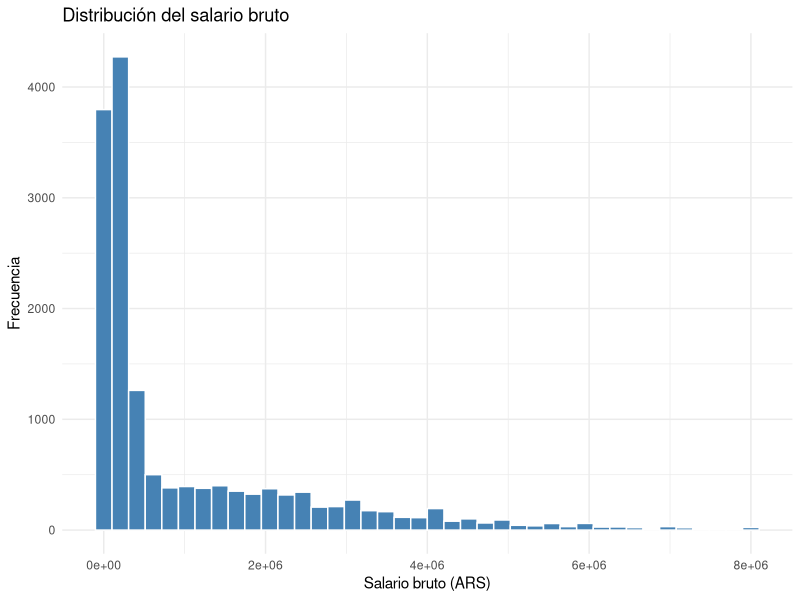
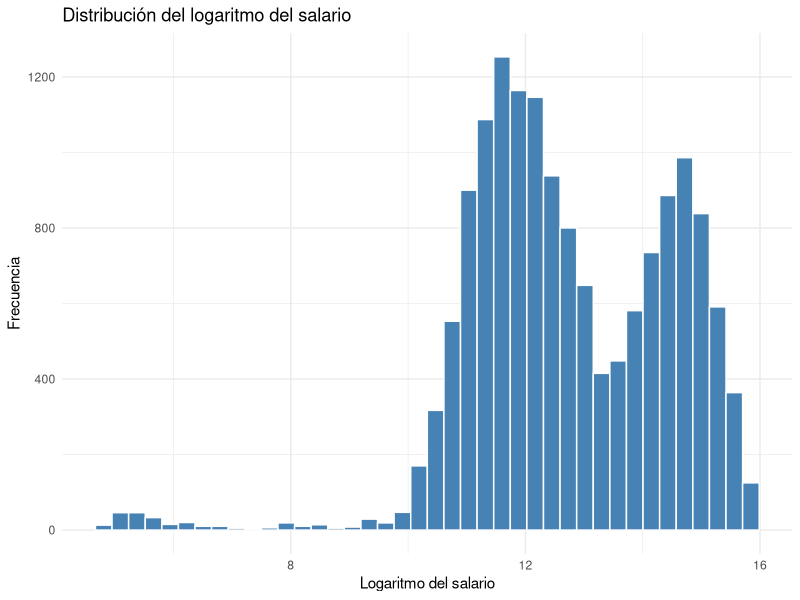
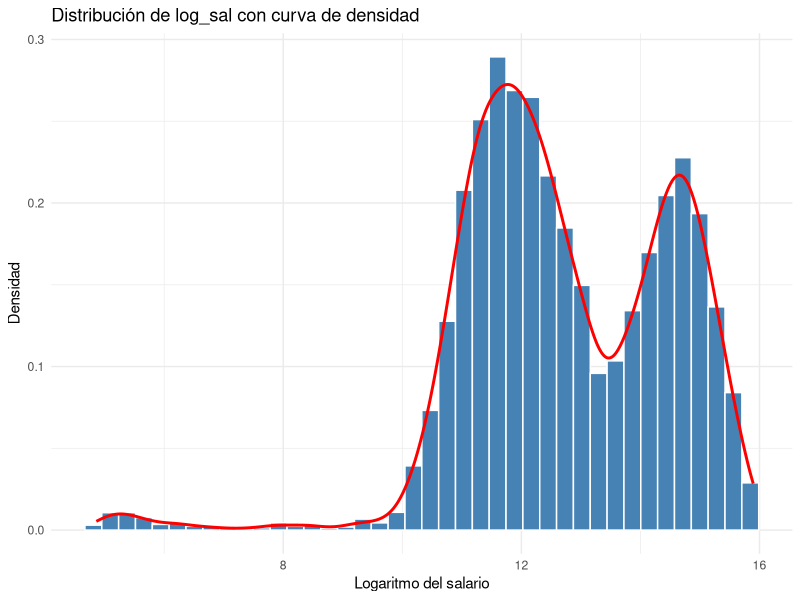
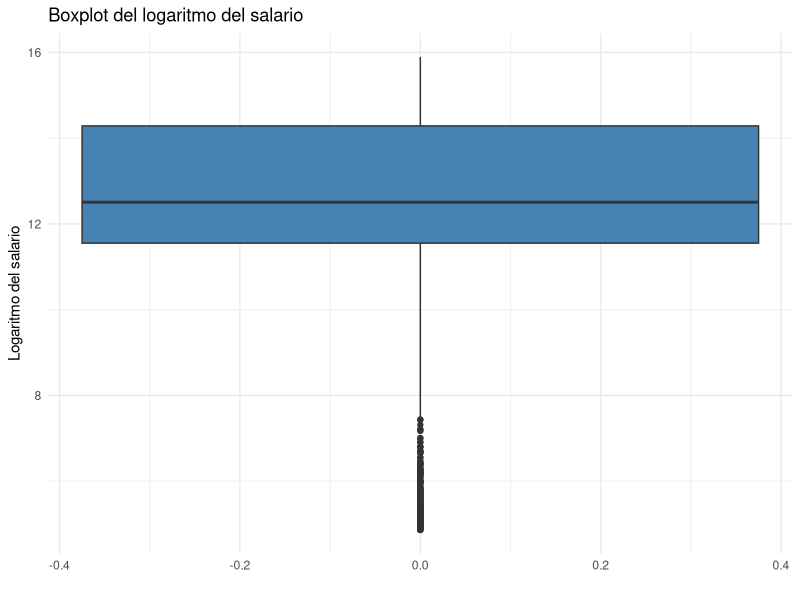
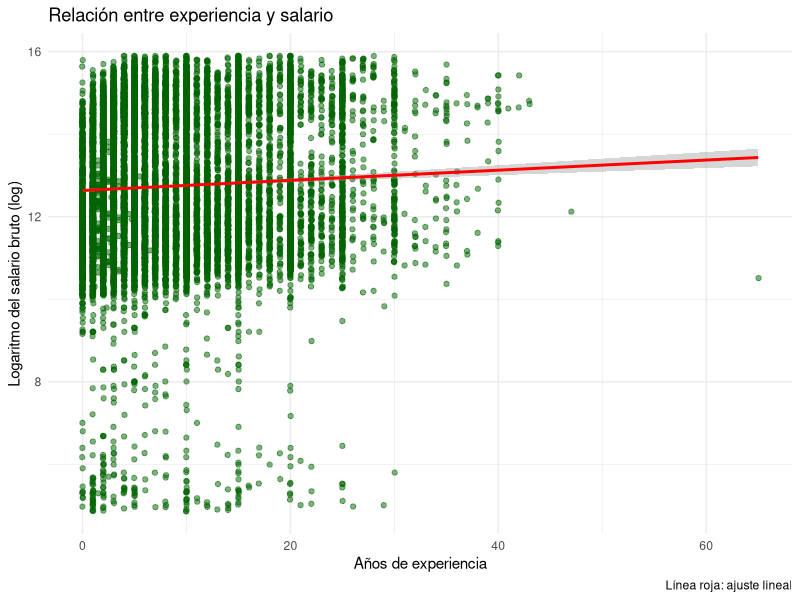
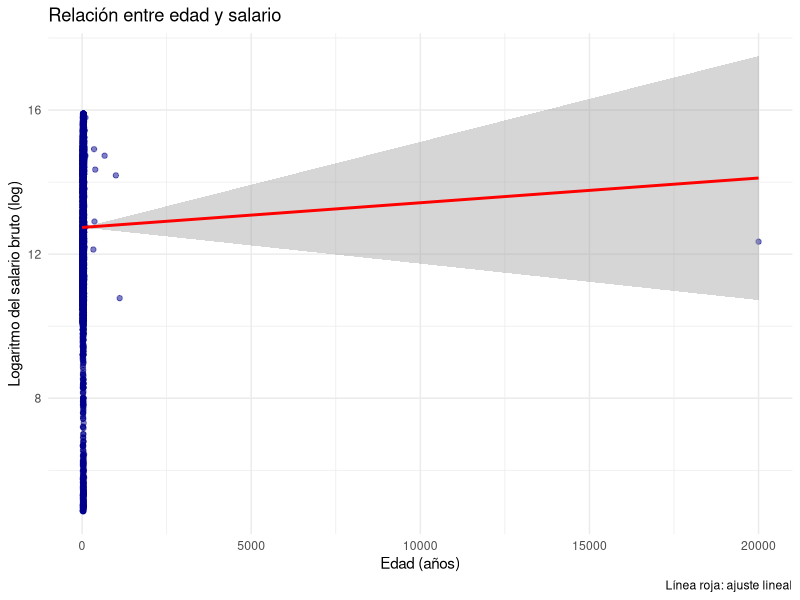
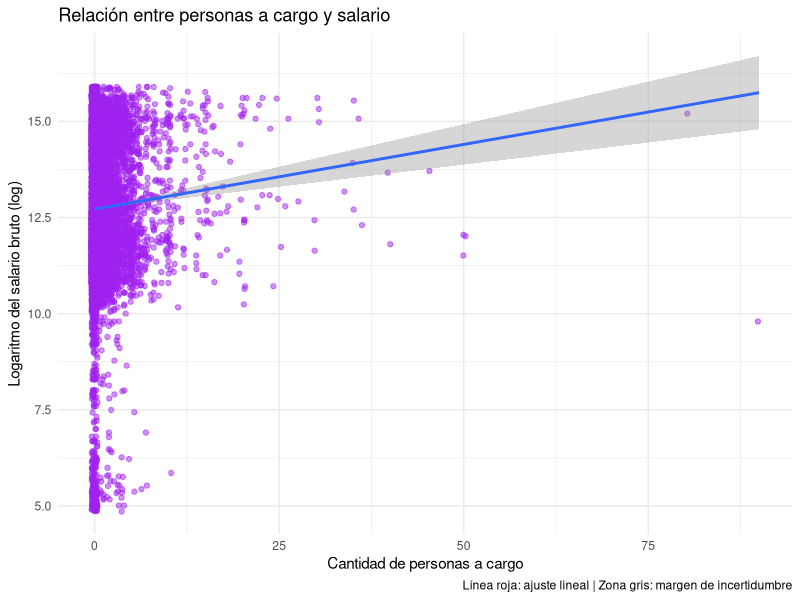
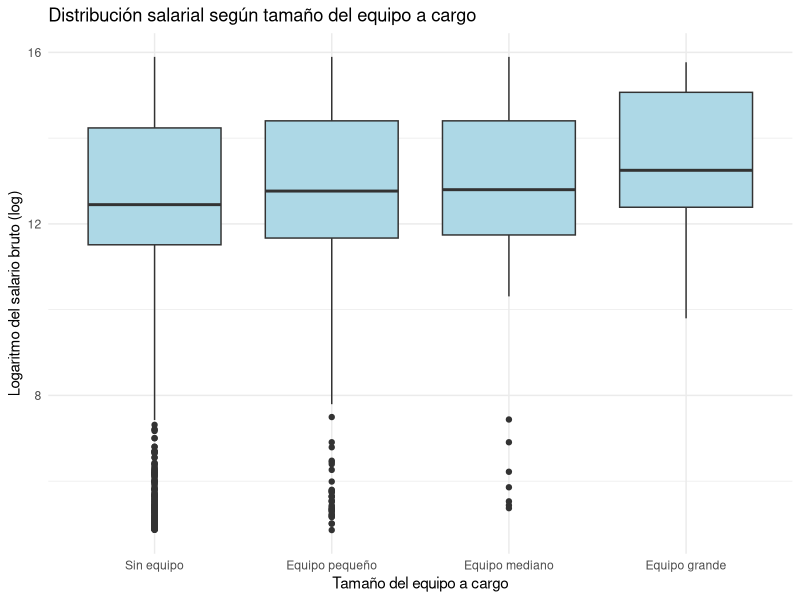

Recreate these plots in R, in order.
# -----------------------------------------------------------------------------
# 03_EDA.R
# -----------------------------------------------------------------------------

library(tidyverse)

#INDICE

# 1. CARGA DEL DATASET 
# 2. ESTRUCTURA GENERAL 
# 3. CALIDAD DE DATOS 
# 4. DISTRIBUCIONES UNIVARIADAS 
# 5. DISTRIBUCIÓN DE LA VARIABLE OBJETIVO 
# 6. VARIABLES NUMÉRICAS 
# 7. VARIABLES CATEGÓRICAS 
# 8. VARIABLES POTENCIALMENTE CONFUNDIDORAS 
# 9. REGIÓN Y ROLES 
# 10. CONCLUSIONES DEL EDA

# -----------------------------------------------------------------------------
# 1. CARGA DEL DATASET LIMPIO
# -----------------------------------------------------------------------------

df <- read_csv(
  "data/processed/df_sysarmy.csv")

# -----------------------------------------------------------------------------
# 2. ESTRUCTURA GENERAL
# -----------------------------------------------------------------------------

glimpse(df)
dim(df)
colnames(df)

# -----------------------------------------------------------------------------
# 3. CALIDAD DE DATOS
# -----------------------------------------------------------------------------


colSums(is.na(df))
sort(colSums(is.na(df)), decreasing = TRUE)



df %>%
  group_by(anio,semestre) %>%
  summarise(
    registros = n(),
    seniority_na = sum(is.na(seniority)),
    dolarizado_na = sum(is.na(sueldo_dolarizado)),
    modalidad_na = sum(is.na(modalidad)),
    uso_ia_na = sum(is.na(uso_ia))
  )


# CONCLUSION:
# Las variables PRINCIPALES utilizadas para el analisis no presentan
# valores faltantes.
#
# Seniority, sueldo_dolarizado y uso_ia representan aproximadamente
# un 67% de valores faltantes. Sin embargo, en el ultimo analisis que hicimos
# (por periodos) nos muestra que estos faltantes no son aleatorios.
#
# Las variables seniority, sueldo_dolarizado y uso_ia se encuentran
# disponibles a partir de la encuesta del periodo 2024.1,
# mientras que modalidad aparece a partir de 2022.2.
#
# Por lo tanto, los valores faltantes responden a cambios en el
# cuestionario de Sysarmy entre distintos períodos y no a errores
# de carga o falta de respuesta de los encuestados.



# -----------------------------------------------------------------------------
# 4. DISTRIBUCIONES UNIVARIADAS
# -----------------------------------------------------------------------------

### VARIABLES CATEGORICAS

# grupo_rol — "Data Platform / MLOps" representa el ~50% del dataset.
df %>%
  count(grupo_rol)%>%
  mutate(
    porcentaje = round(n/sum(n)*100,1)
  )

# Distribución de seniority — Nota: ~67% NA corresponden a períodos 2019-2023
df %>%
  count(seniority)%>%
  mutate(
    porcentaje = round(n/sum(n)*100,1)
  )

# genero_simple — Nota: ~82% Hombre, representación femenina baja (14%)
df %>%
  count(genero_simple)%>%
  mutate(
    porcentaje = round(n/sum(n)*100,1)
  )

# modalidad — Nota: ~46% NA (períodos pre-2022); entre los disponibles, 50% remoto
df %>%
  count(modalidad)%>%
  mutate(
    porcentaje = round(n/sum(n)*100,1)
  )

# gente_a_cargo_grupo — Nota: ~80% sin equipo a cargo
df %>%
  count(gente_a_cargo_grupo)%>%
  mutate(
    porcentaje = round(n/sum(n)*100,1)
  )


### VARIABLES NUMERICAS


# sal_bruto: media (1.049.037) - mediana (270.000) — distribucion asimetrica
# confirma uso de log_sal como variable objetivo
summary(df$sal_bruto)

# log_sal: media (12.74) y mediana (12.51) mas cercanas - buen uso de log()
summary(df$log_sal)

# experiencia: mediana 6 anios, máximo 65 — posible outlier en el maximo
summary(df$experiencia)

# edad: rango 17-70, 5 NA — no afectan el analisis
summary(df$edad)

# gente_a_cargo: mediana 0, media 0.74 — 80% sin equipo, distribucion muy sesgada
summary(df$gente_a_cargo)



# -----------------------------------------------------------------------------
# 5. DISTRIBUCION DE LA VARIABLE OBJETIVO
# -----------------------------------------------------------------------------


  ggplot(df, aes(x = sal_bruto)) +
    geom_histogram(
      bins = 40,
      fill = "steelblue",
      color = "white"
    ) +
    labs(
      title = "Distribución del salario bruto",
      x = "Salario bruto (ARS)",
      y = "Frecuencia"
    ) +
    theme_minimal()



ggplot(df, aes(x = log_sal)) +
  geom_histogram(
    bins = 40,
    fill = "steelblue",
    color = "white"
  ) +
  labs(
    title = "Distribución del logaritmo del salario",
    x = "Logaritmo del salario",
    y = "Frecuencia"
  ) +
  theme_minimal()


# Histograma con densidad — linea roja muestra curva de densidad estimada
# Grafico principal de esta seccion — se observa distribución bimodal
# Dos picos sugieren dos grupos salariales distintos (pesos vs dolares)
ggplot(df, aes(x = log_sal)) +
  geom_histogram(
    aes(y = after_stat(density)),
    bins = 40, fill = "steelblue",color = "white"
  ) +
  geom_density(color = "red", size = 1) +
  labs(
    title = "Distribución de log_sal con curva de densidad",
    x = "Logaritmo del salario",
    y = "Densidad"
  )+
  theme_minimal()


ggplot(df, aes(y = log_sal)) +
  geom_boxplot(fill = "steelblue") +
  labs(
    title = "Boxplot del logaritmo del salario",
    y = "Logaritmo del salario",
    x = ""
  ) +
  theme_minimal()

# -----------------------------------------------------------------------------
# 6. VARIABLES NUMERICAS
# -----------------------------------------------------------------------------


# Relacion entre Experiencia y salario
# Relacion positiva debil — experiencia sola no determina el salario
# Alta dispersion vertical
# La mayoria de observaciones se encuentran entre 0 y 20 anios de experiencia
ggplot(df, aes(x = experiencia, y = log_sal)) +
  geom_jitter(alpha = 0.5, color = "darkgreen") +
  geom_smooth(method = "lm", color = "red") +
  labs(
    title = "Relación entre experiencia y salario",
    x = "Años de experiencia",
    y = "Logaritmo del salario bruto (log)",
    caption = "Línea roja: ajuste lineal"
  )+
  theme_minimal()



# Relacion entre Edad y salario
# Tendencia positiva similar a experiencia pero con mayor dispersion
# Edad y experiencia probablemente correlacionadas — riesgo de multicolinealidad
# Se evaluara incluir solo una de las dos en el modelo final
ggplot(df, aes(x = edad, y = log_sal)) +
  geom_jitter(alpha = 0.5, color = "darkblue") +
  geom_smooth(method = "lm", color = "red") +
  labs(
    title = "Relación entre edad y salario",
    x = "Edad (años)",
    y = "Logaritmo del salario bruto (log)",
    caption = "Línea roja: ajuste lineal"
  ) +
  theme_minimal()


# Relacion entre Personas a cargo y salario
# 80% de observaciones en x=0 — ajuste lineal poco confiable
# Zona gris del lm se abre hacia la derecha por escasez de datos en valores altos
# El boxplot por grupos probablemente sea mas informativo para esta variable
ggplot(df, aes(x = gente_a_cargo, y = log_sal)) +
  geom_jitter(alpha = 0.5, color = "purple") +
  geom_smooth(method = "lm") +
  labs(
    title = "Relación entre personas a cargo y salario",
    x = "Cantidad de personas a cargo",
    y = "Logaritmo del salario bruto (log)",
    caption = "Línea roja: ajuste lineal | Zona gris: margen de incertidumbre"
  ) +
  theme_minimal()

# Relacion entre Grupo de personas a cargo y salario
# Mediana salarial aumenta progresivamente con el tamaño del equipo
# Cajas de tamaño similar — dispersion parecida entre los grupos
# Equipo grande tiene pocos casos
ggplot(df, aes(x = factor(gente_a_cargo_grupo, 
                           levels = c("Sin equipo","Equipo pequeño",
                                      "Equipo mediano","Equipo grande")), 
                y = log_sal)) +
  geom_boxplot(fill = "lightblue") +
  labs(
    title = "Distribución salarial según tamaño del equipo a cargo",
    x = "Tamaño del equipo a cargo",
    y = "Logaritmo del salario bruto (log)"
  )+
  theme_minimal()



# CONCLUSION SECCION 6:
# Las tres variables numericas muestran relacion positiva con el salario
# pero con alta dispersion — ninguna explica el salario de forma aislada.
# Edad y experiencia probablemente correlacionadas — evaluar multicolinealidad.




# -----------------------------------------------------------------------------
# 7. VARIABLES CATEGORICAS
# -----------------------------------------------------------------------------


# SENIORITY
# Variable con separación clara entre los tres niveles
# Medianas crecen progresivamente: Junior < Semi-Senior < Senior
# Senior tiene levemente la caja con mayor dispersión
ggplot(df %>% filter(!is.na(seniority)), 
       aes(x = seniority, y = log_sal, fill = seniority)) +
  geom_boxplot() +
  labs(
    title = "Distribución salarial según seniority",
    x = "Seniority",
    y = "Logaritmo del salario bruto (log)",
    caption = "Solo períodos 2024-2026 | n = 5.091 observaciones"
  )+
  theme_minimal()


# MODALIDAD
# Presencial muestra mediana levemente inferior y menor dispersión
# Medianas similares entre Remoto e Hibrido
# Modalidad no pareciera ser un determinante relevante del salario

ggplot(df %>% filter(!is.na(modalidad)),
       aes(x = modalidad, y = log_sal, fill = modalidad)) +
  geom_boxplot() +
  labs(
    title = "Distribución salarial según modalidad de trabajo",
    x = "Modalidad de trabajo",
    y = "Logaritmo del salario bruto (log)",
    caption = "Períodos 2019-2022 | n = 8.195 observaciones"
  ) +
  theme_minimal()


# DOLARIZACION
# Diferencia salarial mas pronunciada de todas las variables categóricas
# Dolarizado: mediana 14.9 ($2.916.000) vs No dolarizado: 14.6 ($2.180.000)
# Confirma hipotesis de bimodalidad observada en sección 5

ggplot(df %>% filter(!is.na(sueldo_dolarizado)),
       aes(x = factor(sueldo_dolarizado, 
                      labels = c("No dolarizado", "Dolarizado")),
           y = log_sal,
           fill = factor(sueldo_dolarizado))) +
  geom_boxplot() +
  labs(
    title = "Distribución salarial según dolarización del sueldo",
    x = "Tipo de sueldo",
    y = "Logaritmo del salario bruto (log)",
    caption = "Solo períodos 2024-2026 | n = 5.091 observaciones"
  ) +
  theme_minimal()

# Tabla de apoyo para visualizar mediana de log_sal segun sueldo dolarizado 
# TRUE o FALSE

df %>%
  filter(!is.na(sueldo_dolarizado)) %>%
  group_by(sueldo_dolarizado) %>%
  summarise(
    mediana = median(log_sal, na.rm = TRUE),
    mediana_pesos = median(sal_bruto, na.rm = TRUE),
    n = n()
  )


# RELACION ENTRE EXPERIENCIA y SALARIO SEGUN DOLARIZACION
# Brecha salarial entre dolarizados y no dolarizados se mantiene en toda 
# la trayectoria
# Las líneas no son paralelas — brecha crece levemente con la experiencia
# Dolarizar el sueldo tiene mayor impacto salarial a largo plazo

ggplot(df %>% filter(!is.na(sueldo_dolarizado)),
       aes(x = experiencia, 
           y = log_sal,
           color = factor(sueldo_dolarizado, 
                          labels = c("No dolarizado", "Dolarizado")))) +
  geom_point(alpha = 0.4, size = 0.8) +
  geom_smooth(method = "lm", se = TRUE) +
  labs(
    title = "Relación entre experiencia y salario según dolarización",
    x = "Años de experiencia",
    y = "Logaritmo del salario bruto (log)",
    color = "Tipo de sueldo",
    caption = "Línea: ajuste lineal con intervalo de confianza al 95% | Solo períodos 2024-2026"
  ) +
  theme_minimal()



# TAMANO DE LA EMPRESA
# Medianas similares entre todos los tamaños — sin tendencia clara ni consistente
# Leve variacion en tramos intermedios pero se estabiliza en empresas grandes
# Tamaño de empresa no parece ser un predictor relevante del salario

ggplot(df %>% filter(!is.na(tam_empresa)),
       aes(x = factor(tam_empresa, 
                      levels = c("1", "2-10", "11-50", "51-100", 
                                 "101-200", "201-500", "501-1000", 
                                 "1001-2000", "2001-5000", 
                                 "5001-10000", "+10000")), 
           y = log_sal)) +
  geom_boxplot(fill = "steelblue") +
  labs(
    title = "Distribución salarial según tamaño de la organización",
    x = "Cantidad de personas en la organización",
    y = "Logaritmo del salario bruto (log)"
  ) +
  theme(
    legend.position = "none",
    axis.text.x = element_text(angle = 45, hjust = 1)
  )+
  theme_minimal()



# CONCLUSION SECCION 7:
# Seniority y dolarización son las variables categóricas con mayor poder discriminante.
# Modalidad y tamaño de empresa no muestran diferencias salariales relevantes.
# Dolarización confirma hipótesis de bimodalidad — brecha del 34% en salario bruto.

# Tablas de apoyo

# mediana por seniority

df %>%
  group_by(seniority) %>%
  summarise(
    mediana_salario = median(sal_bruto, na.rm = TRUE),
    cantidad = n()
  )


# mediana por modalidad

df %>%
  group_by(modalidad) %>%
  summarise(
    mediana_salario = median(sal_bruto, na.rm = TRUE),
    cantidad = n()
  )


# mediana por sueldo dolarizado

df %>%
  group_by(sueldo_dolarizado) %>%
  summarise(
    mediana_salario = median(sal_bruto, na.rm = TRUE),
    cantidad = n()
  )


# -----------------------------------------------------------------------------
# 8. VARIABLES POTENCIALMENTE CONFUNDIDORAS
# -----------------------------------------------------------------------------



# GENERO
# Sin controlar por seniority — mujeres muestran mediana levemente superior
# Conclusion apresurada: no hay brecha salarial de genero
# Este grafico solo es el punto de partida — ver gráficos 2 y 3
ggplot(df,
       aes(x = genero_simple, y = log_sal, fill = genero_simple)) +
  geom_boxplot() +
  labs(
    title = "Distribución salarial según género",
    x = "Género",
    y = "Logaritmo del salario bruto (log)"
  ) +
  theme_minimal()


# Controlando por seniority - distribuciones de hombre y mujer muy similares
# El patron Junior < Semi-Senior < Senior se repite igual en ambos generos.
# La brecha que observamos en el grafico 1 desaparece al controlar por seniority.
ggplot(df %>% filter(!is.na(seniority)),
       aes(x = genero_simple, y = log_sal, fill = seniority)) +
  geom_boxplot() +
  labs(
    title = "Distribución salarial según género y seniority",
    x = "Género",
    y = "Logaritmo del salario bruto (log)",
    fill = "Seniority",
    caption = "Solo períodos 2024-2026 | n = 5.091 observaciones"
  ) +
  theme_minimal()



# Hombres tienen mayor proporcion de Senior (~50%) vs mujeres (~30%)
# Mujeres tienen mayor proporcion de Junior y Semi-Senior
# Explica porque el genero parece relevante sin controlar si 
# es el seniority el factor real
ggplot(df %>% filter(!is.na(seniority)),
       aes(x = genero_simple, fill = seniority)) +
  geom_bar(position = "fill") +
  labs(
    title = "Proporción de seniority según género",
    x = "Género",
    y = "Proporción",
    fill = "Seniority",
    caption = "Solo períodos 2024-2026 | n = 5.091 observaciones"
  ) +
  theme_minimal()


# Tabla de apoyo

df %>%
  group_by(grupo_rol) %>%
  summarise(
    mediana_salario = median(sal_bruto, na.rm = TRUE),
    cantidad = n()
  ) %>%
  arrange(desc(mediana_salario))



# OBSERVACIONES: 

# -----------------------------------------------------------------------------
# 9. REGIONES Y ROLES
# -----------------------------------------------------------------------------

# Salario según región
# Grafico región — GBA/Prov. BA tiene una caja muy compacta y alta. 


ggplot(df,
       aes(x = region, y = log_sal, fill = region)) +
  geom_boxplot() +
  labs(
    title = "Distribución salarial según región",
    x = "Región",
    y = "Logaritmo del salario bruto (log)"
  ) +
  theme(legend.position = "none")+
  theme_minimal()


# Observamos cantidad de observaciones en GBA para descartar errores
# 915 observaciones son suficientes para comparar
# los salarios en GBA están más concentrados en un rango alto con poca dispersion.
df %>% count(region)




# Salario según grupo de rol
ggplot(df,
       aes(x = grupo_rol, y = log_sal, fill = grupo_rol)) +
  geom_boxplot() +
  labs(
    title = "Distribución salarial según grupo de rol",
    x = "Grupo de rol",
    y = "Logaritmo del salario bruto (log)"
  ) +
  theme(
    legend.position = "none",
    axis.text.x = element_text(angle = 15, hjust = 1)
  )+
  theme_minimal()


# Top roles individuales — salario por ocupación
top_roles <- df %>%
  count(trabajo_de, sort = TRUE) %>%
  slice_head(n = 10) %>%
  pull(trabajo_de)

ggplot(df %>% filter(trabajo_de %in% top_roles),
       aes(x = reorder(trabajo_de, log_sal, median),
           y = log_sal,
           fill = grupo_rol)) +
  geom_boxplot() +
  coord_flip() +
  labs(
    title = "Distribución salarial por rol — Top 10",
    x = "Rol",
    y = "Logaritmo del salario bruto (log)",
    fill = "Grupo de rol"
  ) +
  theme_minimal()


# -----------------------------------------------------------------------------
# 10. CONCLUSIONES DEL EDA
# -----------------------------------------------------------------------------


# Principales hallazgos:
